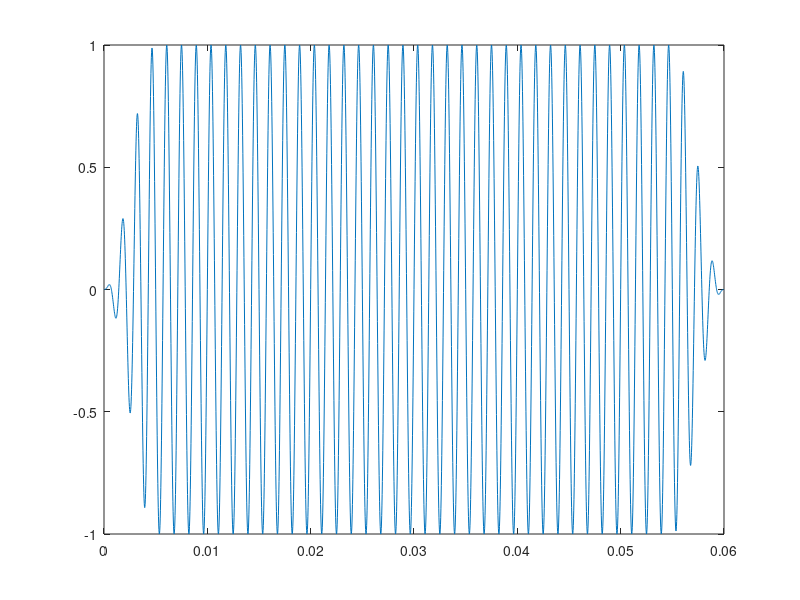

Reproduce this figure in MATLAB.
%%%%%%%%%%%%%%%%%%%%%%%%%%%%%%%%%%%%%%%%%%%%%%%%%%%%%%%%%%%%%%%%%%%%%%%%

% rc.m - J.B.Attili - 2020

% Octave code to test raised cosine tapering

%%%%%%%%%%%%%%%%%%%%%%%%%%%%%%%%%%%%%%%%%%%%%%%%%%%%%%%%%%%%%%%%%%%%%%%%

close all
clear all
more off

disp 'Hey'

WPM=20
fs = 48000              # Playback rate
fo=700

T=5e-3

dotlen=1.2/WPM
Ndit = fix( fs*dotlen + 0.5)
tt = (0:(Ndit-1)) / fs;
dit = sin(2*pi * fo * tt);

N = fix( fs*T + 0.5)
t = (0:(N-1)) / fs;
a = 0.5*(1+cos(2*pi * 0.5/T * t));
env = ones(1,Ndit);
env(1:N) = 1-a;
env(end-N+1:end)=a;

dit = env .* dit;

figure
%plot(t,a)
%plot(tt,env)
plot(tt,dit)
